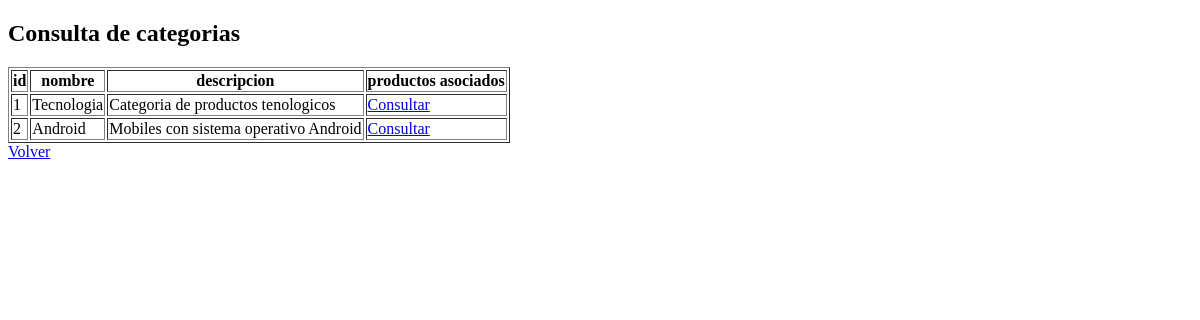
/consultar_categoria, run on an earlier commit of the app's database.
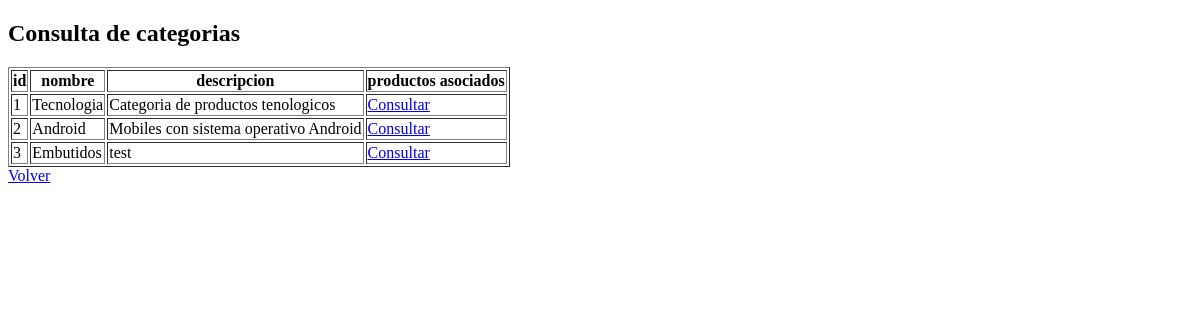
And on a later commit of the database.
### tables this page shows
CREATE TABLE Categoria (
                            id_categoria INTEGER PRIMARY KEY,
                            nombre TEXT,
                            descripcion TEXT
                        );

### routes/routes.py (the view)
@main.route("/consultar_categoria")
def consultar_categoria():
    bd = g.get("bd")
    categorias = bd.obtener_categorias()
    return render_template("consultar_categorias.html", categorias = categorias)

### routes/routes.py (called while the page is built)
@main.before_request
def inicializar_bd():
    bd = GestionBD()
    g.bd = bd # Definir una variable global para gestion de bd
    bd.crear_bd()

### services/gestion_bd.py (called while the page is built)
    def obtener_categorias(self):
        conn = sqlite3.connect(self.direccion_bd)
        conn.row_factory = sqlite3.Row
        cursor = conn.cursor()
        cursor.execute("""
            SELECT * FROM Categoria;
        """)
        categorias =[dict(categoria) for categoria in cursor.fetchall()]
        cursor.close()
        conn.close()
        return categorias

### templates/consultar_categorias.html (shortened to what this page needs)
<!DOCTYPE html>
<html lang="en">
<head>
</head>
<body>
  <h2>Consulta de categorias</h2>
  <table border="1">
    <thead>
      <th>id</th>
      <th>nombre</th>
      <th>descripcion</th>
      <th>productos asociados</th>
    </thead>
    <tbody>
      {% for categoria in categorias %}
        <tr>
          <td>{{categoria.id_categoria}}</td>
          <td>{{categoria.nombre}}</td>
          <td>{{categoria.descripcion}}</td>
          <td><a href="/categoria/{{categoria.id_categoria}}">Consultar</a></td>
        </tr>
      {% endfor %}
    </tbody>
  </table>
  <a href="/">Volver</a>
</body>
</html>

What changed in the data, as far as the page shows it:
added Categoria: id_categoria "3", nombre "Embutidos", descripcion "test"
